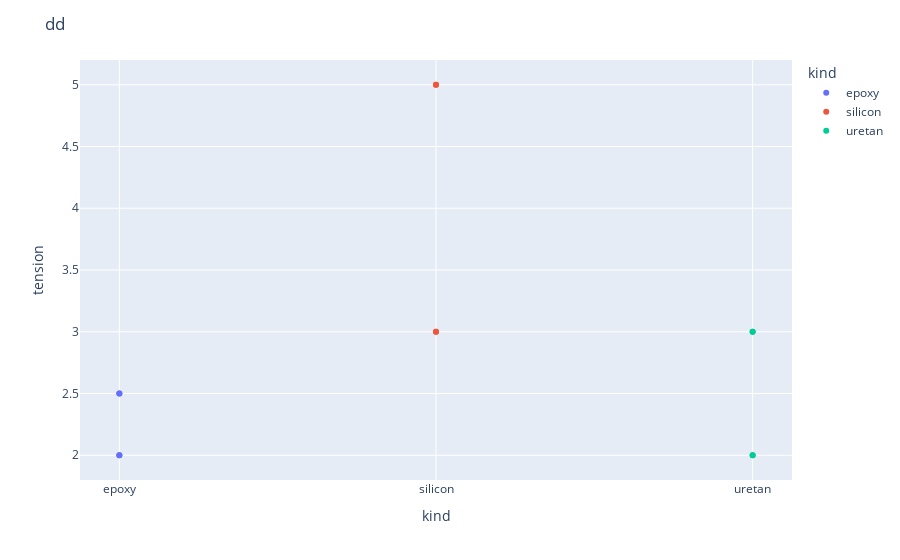

Source (notebook cell):
### Code cell
import plotly.express as px
import pandas as pd

df  = pd.read_excel('data.xlsx', index_col=0, header=0)
df['date'] = df['date'].dt.strftime('%y/%m/%d')

fig = px.scatter(df, x="kind", y="tension", color="kind", hover_data=[ "plasma","burasuto", "date"])
fig.update_layout(
    hoverlabel=dict(
        bgcolor="white",
        font_size=16,
        font_family="Rockwell"
    ),
    title="dd"
    
)
fig.show()
fig.write_html('result.html')

### Figure 1 — Plotly figure (JSON) as saved in the notebook; plotly's stock layout.template omitted (floating-point values rounded to 4 significant figures)
{"data": [{"customdata": [["YES", 60, "23/04/24"], ["YES", 0, "23/04/24"], ["No", 0, "23/04/24"], ["No", 60, "23/04/24"]], "hovertemplate": "kind=%{x}<br>tension=%{y}<br>plasma=%{customdata[0]}<br>burasuto=%{customdata[1]}<br>date=%{customdata[2]}<extra></extra>", "legendgroup": "epoxy", "marker": {"color": "#636efa", "symbol": "circle"}, "mode": "markers", "name": "epoxy", "orientation": "v", "showlegend": true, "type": "scatter", "x": ["epoxy", "epoxy", "epoxy", "epoxy"], "xaxis": "x", "y": [2.5, 2, 2.5, 2], "yaxis": "y"}, {"customdata": [["YES", 0, "23/04/24"], ["YES", 60, "23/04/24"], ["No", 60, "23/04/24"], ["No", 0, "23/04/24"]], "hovertemplate": "kind=%{x}<br>tension=%{y}<br>plasma=%{customdata[0]}<br>burasuto=%{customdata[1]}<br>date=%{customdata[2]}<extra></extra>", "legendgroup": "silicon", "marker": {"color": "#EF553B", "symbol": "circle"}, "mode": "markers", "name": "silicon", "orientation": "v", "showlegend": true, "type": "scatter", "x": ["silicon", "silicon", "silicon", "silicon"], "xaxis": "x", "y": [3, 5, 3, 5], "yaxis": "y"}, {"customdata": [["YES", 60, "23/04/24"], ["YES", 0, "23/04/24"], ["No", 0, "23/04/24"], ["No", 60, "23/04/24"]], "hovertemplate": "kind=%{x}<br>tension=%{y}<br>plasma=%{customdata[0]}<br>burasuto=%{customdata[1]}<br>date=%{customdata[2]}<extra></extra>", "legendgroup": "uretan", "marker": {"color": "#00cc96", "symbol": "circle"}, "mode": "markers", "name": "uretan", "orientation": "v", "showlegend": true, "type": "scatter", "x": ["uretan", "uretan", "uretan", "uretan"], "xaxis": "x", "y": [3, 2, 3, 2], "yaxis": "y"}], "layout": {"hoverlabel": {"bgcolor": "white", "font": {"family": "Rockwell", "size": 16}}, "legend": {"title": {"text": "kind"}, "tracegroupgap": 0}, "margin": {"t": 60}, "title": {"text": "dd"}, "xaxis": {"anchor": "y", "categoryarray": ["epoxy", "silicon", "uretan"], "categoryorder": "array", "domain": [0, 1], "title": {"text": "kind"}}, "yaxis": {"anchor": "x", "domain": [0, 1], "title": {"text": "tension"}}}}
